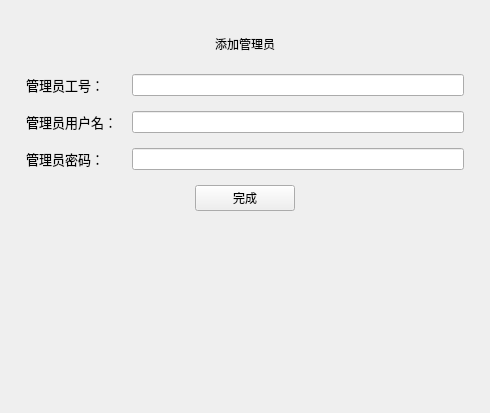
<?xml version="1.0" encoding="UTF-8"?>
<ui version="4.0">
 <class>SuperadminAddAdmin</class>
 <widget class="QWidget" name="SuperadminAddAdmin">
  <property name="geometry">
   <rect>
    <x>0</x>
    <y>0</y>
    <width>490</width>
    <height>413</height>
   </rect>
  </property>
  <property name="windowTitle">
   <string>添加管理员</string>
  </property>
  <layout class="QHBoxLayout" name="horizontalLayout">
   <property name="topMargin">
    <number>35</number>
   </property>
   <item>
    <layout class="QVBoxLayout" name="verticalLayout_2">
     <item>
      <widget class="TitleLabel" name="TitleLabel">
       <property name="text">
        <string>添加管理员</string>
       </property>
       <property name="alignment">
        <set>Qt::AlignCenter</set>
       </property>
      </widget>
     </item>
     <item>
      <widget class="CardWidget" name="CardWidget">
       <layout class="QVBoxLayout" name="verticalLayout">
        <property name="spacing">
         <number>15</number>
        </property>
        <property name="leftMargin">
         <number>15</number>
        </property>
        <property name="topMargin">
         <number>15</number>
        </property>
        <property name="rightMargin">
         <number>15</number>
        </property>
        <property name="bottomMargin">
         <number>15</number>
        </property>
        <item>
         <layout class="QHBoxLayout" name="horizontalLayout_4">
          <item>
           <layout class="QVBoxLayout" name="verticalLayout_7">
            <item>
             <widget class="QLabel" name="label_11">
              <property name="font">
               <font>
                <family>Microsoft YaHei</family>
                <pointsize>10</pointsize>
                <bold>false</bold>
               </font>
              </property>
              <property name="text">
               <string>管理员工号：</string>
              </property>
             </widget>
            </item>
            <item>
             <widget class="QLabel" name="label_12">
              <property name="font">
               <font>
                <family>Microsoft YaHei</family>
                <pointsize>10</pointsize>
                <bold>false</bold>
               </font>
              </property>
              <property name="text">
               <string>管理员用户名：</string>
              </property>
             </widget>
            </item>
            <item>
             <widget class="QLabel" name="label_13">
              <property name="font">
               <font>
                <family>Microsoft YaHei</family>
                <pointsize>10</pointsize>
                <bold>false</bold>
               </font>
              </property>
              <property name="text">
               <string>管理员密码：</string>
              </property>
             </widget>
            </item>
           </layout>
          </item>
          <item>
           <layout class="QVBoxLayout" name="verticalLayout_8">
            <item>
             <widget class="LineEdit" name="bookTitle"/>
            </item>
            <item>
             <widget class="LineEdit" name="bookIndex"/>
            </item>
            <item>
             <widget class="LineEdit" name="bookAuthor"/>
            </item>
            <item>
             <layout class="QHBoxLayout" name="horizontalLayout_5"/>
            </item>
           </layout>
          </item>
         </layout>
        </item>
        <item>
         <layout class="QHBoxLayout" name="horizontalLayout_7" stretch="0,0,0">
          <item>
           <spacer name="horizontalSpacer">
            <property name="orientation">
             <enum>Qt::Horizontal</enum>
            </property>
            <property name="sizeHint" stdset="0">
             <size>
              <width>40</width>
              <height>20</height>
             </size>
            </property>
           </spacer>
          </item>
          <item>
           <widget class="PrimaryPushButton" name="finshButton">
            <property name="sizePolicy">
             <sizepolicy hsizetype="Minimum" vsizetype="Fixed">
              <horstretch>2</horstretch>
              <verstretch>0</verstretch>
             </sizepolicy>
            </property>
            <property name="maximumSize">
             <size>
              <width>100</width>
              <height>16777215</height>
             </size>
            </property>
            <property name="text">
             <string>完成</string>
            </property>
           </widget>
          </item>
          <item>
           <spacer name="horizontalSpacer_4">
            <property name="orientation">
             <enum>Qt::Horizontal</enum>
            </property>
            <property name="sizeHint" stdset="0">
             <size>
              <width>40</width>
              <height>20</height>
             </size>
            </property>
           </spacer>
          </item>
         </layout>
        </item>
       </layout>
      </widget>
     </item>
     <item>
      <spacer name="verticalSpacer">
       <property name="orientation">
        <enum>Qt::Vertical</enum>
       </property>
       <property name="sizeHint" stdset="0">
        <size>
         <width>20</width>
         <height>40</height>
        </size>
       </property>
      </spacer>
     </item>
    </layout>
   </item>
  </layout>
 </widget>
 <customwidgets>
  <customwidget>
   <class>PushButton</class>
   <extends>QPushButton</extends>
   <header>qfluentwidgets</header>
  </customwidget>
  <customwidget>
   <class>PrimaryPushButton</class>
   <extends>PushButton</extends>
   <header>qfluentwidgets</header>
  </customwidget>
  <customwidget>
   <class>CardWidget</class>
   <extends>QFrame</extends>
   <header>qfluentwidgets</header>
   <container>1</container>
  </customwidget>
  <customwidget>
   <class>TitleLabel</class>
   <extends>QLabel</extends>
   <header>qfluentwidgets</header>
  </customwidget>
  <customwidget>
   <class>LineEdit</class>
   <extends>QLineEdit</extends>
   <header>qfluentwidgets</header>
  </customwidget>
 </customwidgets>
 <resources/>
 <connections/>
</ui>
